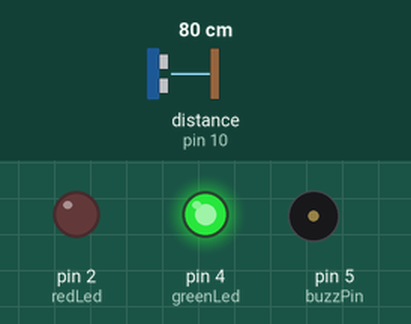
Simulated run of this sketch. Board: Arduino Uno, built with avr-gcc and run on an emulated ATmega328P. Parts: output pins drawn as LEDs (lit = HIGH), buzzer (waves = sounding, pin HIGH). Wiring (inferred from the names in the program): ultrasonic range finder: trigger pin 9; echo pin 10. The test bench sets the inputs (shaded band); at power-on: distance to the obstacle (sensor on pin 10) 80 cm. The echo pulse lasts 58.3 µs per cm; pins used as bus, display or sensor lines are not drawn.

Above: at 1.2 s.
1.3 s: distance to the obstacle (sensor on pin 10) set to 2 cm
At 2.5 s:
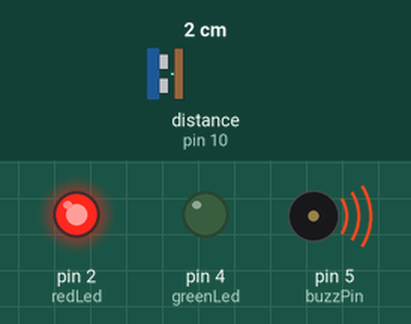
2.8 s: distance to the obstacle (sensor on pin 10) set to 9 cm
At 4.0 s:
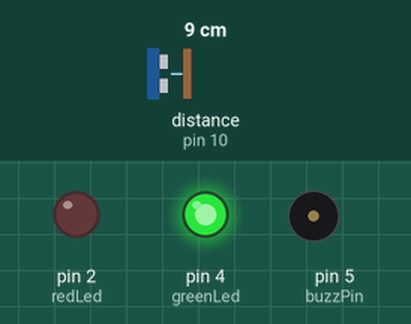
4.3 s: distance to the obstacle (sensor on pin 10) set to 4 cm
At 4.7 s:
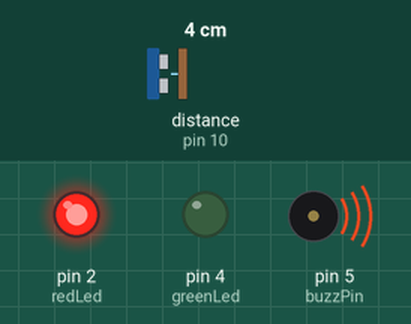
Timing chart, 0 to 7.3 s (numbered marks = the images above; inputs shaded):
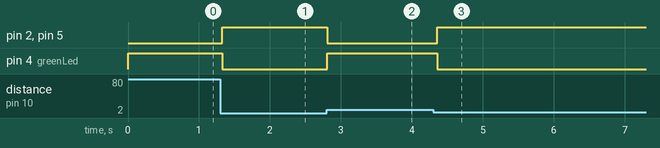

The sketch:

Ultrasonic_leds_buzzer.ino
```cpp
int const trigPin = 9;
int const echoPin = 10;
int const buzzPin = 5;
int const greenLed = 4;
int const redLed = 2;

void setup() {
  pinMode(trigPin, OUTPUT);
  pinMode(echoPin, INPUT);
  pinMode(buzzPin, OUTPUT);
  pinMode(greenLed, OUTPUT);
  pinMode(redLed, OUTPUT);
}

void loop() {
  int duration, distance;
  digitalWrite(trigPin, HIGH);
  delay(1);
  digitalWrite(trigPin, LOW);
  duration = pulseIn(echoPin, HIGH);
  distance = (duration / 2) / 29.1;
  if (distance <= 6 && distance >= 0) {
    digitalWrite(buzzPin, HIGH);
    digitalWrite(redLed, HIGH);
    digitalWrite(greenLed, LOW);
  } else {
    digitalWrite(greenLed, HIGH);
    digitalWrite(buzzPin, LOW);
    digitalWrite(redLed, LOW);
  }
  delay(60);
}
```

Measured:
- after the input at 1.3 s, pin 2 (redLed), pin 5 (buzzPin): LOW → HIGH at once; pin 4 (greenLed): HIGH → LOW at once
- after the input at 2.8 s, pin 2 (redLed), pin 5 (buzzPin): HIGH → LOW at once; pin 4 (greenLed): LOW → HIGH at once
- after the input at 4.3 s, pin 2 (redLed), pin 5 (buzzPin): LOW → HIGH after 0.06 s; pin 4 (greenLed): HIGH → LOW after 0.06 s
